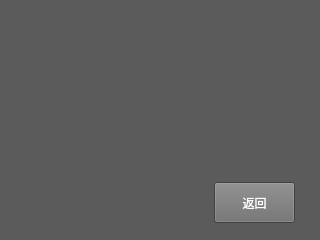
<?xml version="1.0" encoding="UTF-8"?>
<ui version="4.0">
 <class>Capacity</class>
 <widget class="QWidget" name="Capacity">
  <property name="geometry">
   <rect>
    <x>0</x>
    <y>0</y>
    <width>320</width>
    <height>240</height>
   </rect>
  </property>
  <property name="palette">
   <palette>
    <active>
     <colorrole role="Base">
      <brush brushstyle="SolidPattern">
       <color alpha="255">
        <red>255</red>
        <green>255</green>
        <blue>255</blue>
       </color>
      </brush>
     </colorrole>
     <colorrole role="Window">
      <brush brushstyle="SolidPattern">
       <color alpha="255">
        <red>91</red>
        <green>91</green>
        <blue>91</blue>
       </color>
      </brush>
     </colorrole>
    </active>
    <inactive>
     <colorrole role="Base">
      <brush brushstyle="SolidPattern">
       <color alpha="255">
        <red>255</red>
        <green>255</green>
        <blue>255</blue>
       </color>
      </brush>
     </colorrole>
     <colorrole role="Window">
      <brush brushstyle="SolidPattern">
       <color alpha="255">
        <red>91</red>
        <green>91</green>
        <blue>91</blue>
       </color>
      </brush>
     </colorrole>
    </inactive>
    <disabled>
     <colorrole role="Base">
      <brush brushstyle="SolidPattern">
       <color alpha="255">
        <red>91</red>
        <green>91</green>
        <blue>91</blue>
       </color>
      </brush>
     </colorrole>
     <colorrole role="Window">
      <brush brushstyle="SolidPattern">
       <color alpha="255">
        <red>91</red>
        <green>91</green>
        <blue>91</blue>
       </color>
      </brush>
     </colorrole>
    </disabled>
   </palette>
  </property>
  <property name="windowTitle">
   <string>Form</string>
  </property>
  <widget class="QLabel" name="label">
   <property name="geometry">
    <rect>
     <x>50</x>
     <y>60</y>
     <width>211</width>
     <height>21</height>
    </rect>
   </property>
   <property name="text">
    <string/>
   </property>
  </widget>
  <widget class="QLabel" name="label_2">
   <property name="geometry">
    <rect>
     <x>50</x>
     <y>110</y>
     <width>211</width>
     <height>21</height>
    </rect>
   </property>
   <property name="text">
    <string/>
   </property>
  </widget>
  <widget class="QLabel" name="label_3">
   <property name="geometry">
    <rect>
     <x>50</x>
     <y>160</y>
     <width>211</width>
     <height>21</height>
    </rect>
   </property>
   <property name="text">
    <string/>
   </property>
  </widget>
  <widget class="QPushButton" name="volumereturnbnz">
   <property name="geometry">
    <rect>
     <x>214</x>
     <y>182</y>
     <width>81</width>
     <height>41</height>
    </rect>
   </property>
   <property name="palette">
    <palette>
     <active>
      <colorrole role="Button">
       <brush brushstyle="SolidPattern">
        <color alpha="255">
         <red>111</red>
         <green>111</green>
         <blue>111</blue>
        </color>
       </brush>
      </colorrole>
      <colorrole role="ButtonText">
       <brush brushstyle="SolidPattern">
        <color alpha="255">
         <red>255</red>
         <green>255</green>
         <blue>255</blue>
        </color>
       </brush>
      </colorrole>
     </active>
     <inactive>
      <colorrole role="Button">
       <brush brushstyle="SolidPattern">
        <color alpha="255">
         <red>111</red>
         <green>111</green>
         <blue>111</blue>
        </color>
       </brush>
      </colorrole>
      <colorrole role="ButtonText">
       <brush brushstyle="SolidPattern">
        <color alpha="255">
         <red>255</red>
         <green>255</green>
         <blue>255</blue>
        </color>
       </brush>
      </colorrole>
     </inactive>
     <disabled>
      <colorrole role="Button">
       <brush brushstyle="SolidPattern">
        <color alpha="255">
         <red>111</red>
         <green>111</green>
         <blue>111</blue>
        </color>
       </brush>
      </colorrole>
      <colorrole role="ButtonText">
       <brush brushstyle="SolidPattern">
        <color alpha="255">
         <red>120</red>
         <green>120</green>
         <blue>120</blue>
        </color>
       </brush>
      </colorrole>
     </disabled>
    </palette>
   </property>
   <property name="text">
    <string>返回</string>
   </property>
  </widget>
 </widget>
 <resources/>
 <connections/>
</ui>
